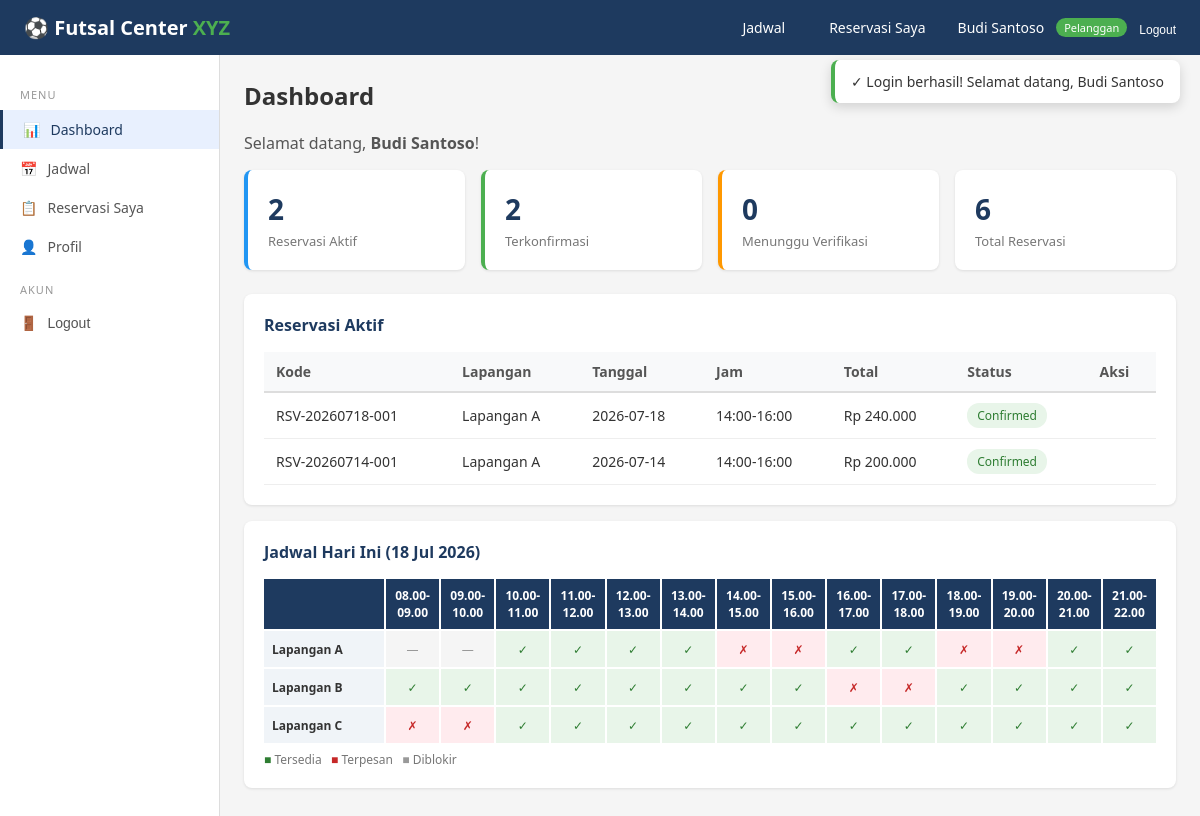
The app's page /pelanggan/dashboard.php (signed in) with its own data.
### tables this page shows
CREATE TABLE users (
    id            INT AUTO_INCREMENT PRIMARY KEY,
    nama          VARCHAR(100)   NOT NULL,
    email         VARCHAR(100)   NOT NULL UNIQUE,
    password      VARCHAR(255)   NOT NULL,
    telepon       VARCHAR(20)    NOT NULL,
    alamat        TEXT           NULL,
    role          ENUM('pelanggan','admin','pemilik') NOT NULL DEFAULT 'pelanggan',
    status        ENUM('active','inactive') NOT NULL DEFAULT 'active',
    created_at    DATETIME       NOT NULL DEFAULT CURRENT_TIMESTAMP,
    updated_at    DATETIME       NOT NULL DEFAULT CURRENT_TIMESTAMP ON UPDATE CURRENT_TIMESTAMP,
    INDEX idx_email (email),
    INDEX idx_role  (role)
);

CREATE TABLE reservasi (
    id              INT AUTO_INCREMENT PRIMARY KEY,
    kode            VARCHAR(30)    NOT NULL UNIQUE,
    pelanggan_id    INT            NOT NULL,
    lapangan_id     INT            NOT NULL,
    tanggal         DATE           NOT NULL,
    jam_mulai       TIME           NOT NULL,
    jam_selesai     TIME           NOT NULL,
    durasi          INT            NOT NULL DEFAULT 1,
    total_biaya     INT            NOT NULL,
    catatan         TEXT           NULL,
    status          ENUM('pending_payment','waiting_verification','confirmed','completed','cancelled') NOT NULL DEFAULT 'pending_payment',
    created_at      DATETIME       NOT NULL DEFAULT CURRENT_TIMESTAMP,
    updated_at      DATETIME       NOT NULL DEFAULT CURRENT_TIMESTAMP ON UPDATE CURRENT_TIMESTAMP,
    FOREIGN KEY (pelanggan_id) REFERENCES users(id) ON DELETE RESTRICT,
    FOREIGN KEY (lapangan_id)  REFERENCES lapangan(id) ON DELETE RESTRICT,
    INDEX idx_kode (kode),
    INDEX idx_tanggal (tanggal),
    INDEX idx_status (status)
);

CREATE TABLE lapangan (
    id              INT AUTO_INCREMENT PRIMARY KEY,
    nama            VARCHAR(50)    NOT NULL,
    deskripsi       VARCHAR(255)   NOT NULL,
    tipe            ENUM('indoor','outdoor') NOT NULL DEFAULT 'indoor',
    tarif_weekday   INT            NOT NULL,
    tarif_weekend   INT            NOT NULL,
    status          ENUM('aktif','nonaktif') NOT NULL DEFAULT 'aktif',
    created_at      DATETIME       NOT NULL DEFAULT CURRENT_TIMESTAMP,
    updated_at      DATETIME       NOT NULL DEFAULT CURRENT_TIMESTAMP ON UPDATE CURRENT_TIMESTAMP
);

### pelanggan/dashboard.php (the view, shortened to what this page needs)
<?php
require_once __DIR__ . '/../includes/layout.php';
renderLayout('pelanggan', 'dashboard', function() {
    $user = currentUser();
    $pdo = db();
    $stmt = $pdo->prepare("SELECT * FROM reservasi WHERE pelanggan_id=? ORDER BY id DESC");
    $stmt->execute([$user['id']]);
    $myResv = $stmt->fetchAll();
    $active = array_filter($myResv, fn($r) => in_array($r['status'], ['pending_payment','waiting_verification','confirmed']));
    $total = count($myResv);
    $confirmed = count(array_filter($myResv, fn($r) => $r['status'] === 'confirmed'));
    $waiting = count(array_filter($myResv, fn($r) => $r['status'] === 'waiting_verification'));
    $jadwal = getScheduleGrid(date('Y-m-d'));
    $lapanganList = $pdo->query("SELECT * FROM lapangan WHERE status='aktif' ORDER BY id")->fetchAll();
    ?>
    <h2 style="margin-bottom:20px;">Dashboard</h2>
    <p style="color:#555; margin-bottom:16px;">Selamat datang, <strong><?php echo sanitize($user['nama']); ?></strong>!</p>
    <div class="stats-grid">
        <div class="stat-card blue"><div class="stat-value"><?php echo count($active); ?></div><div class="stat-label">Reservasi Aktif</div></div>
        <div class="stat-card green"><div class="stat-value"><?php echo $confirmed; ?></div><div class="stat-label">Terkonfirmasi</div></div>
        <div class="stat-card orange"><div class="stat-value"><?php echo $waiting; ?></div><div class="stat-label">Menunggu Verifikasi</div></div>
        <div class="stat-card"><div class="stat-value"><?php echo $total; ?></div><div class="stat-label">Total Reservasi</div></div>
    </div>
    <div class="card">
        <div class="card-header">Reservasi Aktif</div>
        <?php if (empty($active)): ?>
            <p style="color:#999; text-align:center; padding:20px;">Tidak ada reservasi aktif</p>
        <?php else: ?>
            <div class="table-container"><table>
                <tr><th>Kode</th><th>Lapangan</th><th>Tanggal</th><th>Jam</th><th>Total</th><th>Status</th><th>Aksi</th></tr>
                <?php foreach ($active as $r):
                    $lap = null;
                    foreach ($lapanganList as $l) { if ($l['id'] == $r['lapangan_id']) { $lap = $l; break; } }
                ?>
                <tr>
                    <td><?php echo $r['kode']; ?></td>
                    <td><?php echo $lap ? sanitize($lap['nama']) : '-'; ?></td>
                    <td><?php echo $r['tanggal']; ?></td>
                    <td><?php echo substr($r['jam_mulai'],0,5); ?>-<?php echo substr($r['jam_selesai'],0,5); ?></td>
                    <td><?php echo formatRupiah($r['total_biaya']); ?></td>
                    <td><?php echo statusBadge($r['status']); ?></td>
                    <td>
                    </td>
                </tr>
                <?php endforeach; ?>
            </table></div>
        <?php endif; ?>
    </div>
    <div class="card">
        <div class="card-header">Jadwal Hari Ini (<?php echo date('d M Y'); ?>)</div>
        <div class="schedule-grid" style="grid-template-columns: 120px repeat(14, 1fr);">
            <div class="header"></div>
            <?php foreach ($jadwal['slots'] as $slot): ?>
                <div class="header"><?php echo $slot['label']; ?></div>
            <?php endforeach; ?>
            <?php foreach ($jadwal['lapangan'] as $field): ?>
                <div class="field-name"><?php echo sanitize($field['nama']); ?></div>
                <?php foreach ($jadwal['slots'] as $slot):
                    $status = $jadwal['grid'][$field['id']][$slot['start']] ?? 'available';
                    $label = $status === 'available' ? '&#10003;' : ($status === 'booked' ? '&#10007;' : '&mdash;');
                ?>
                    <div class="slot <?php echo $status; ?>"><?php echo $label; ?></div>
                <?php endforeach; ?>
            <?php endforeach; ?>
        </div>
        <p style="margin-top:8px; font-size:12px; color:#777;">
            <span style="color:#2e7d32;">&#9632;</span> Tersedia &nbsp;
            <span style="color:#c62828;">&#9632;</span> Terpesan &nbsp;
            <span style="color:#999;">&#9632;</span> Diblokir
        </p>
    </div>
    <?php
});

### includes/layout.php (shortened to what this page needs)
<?php
require_once __DIR__ . '/../config.php';
function renderLayout($role, $activePage, $contentFn) {
    $user = currentUser();
    $navLinks = '';
    $sidebarItems = [];
    if ($role === 'pelanggan') {
        $navLinks = '
            <a href="pelanggan/jadwal.php">Jadwal</a>
            <a href="pelanggan/reservasi.php">Reservasi Saya</a>
            <div class="nav-user">
                <span class="user-name">' . sanitize($user['nama']) . '</span>
                <span class="user-role">Pelanggan</span>
                <form method="POST" action="proses.php" style="display:inline;">
                    <input type="hidden" name="action" value="logout">
                    <button type="submit" style="background:none;border:none;color:white;font-size:12px;cursor:pointer;">Logout</button>
                </form>
            </div>';
        $sidebarItems = [
            ['page'=>'dashboard', 'icon'=>'&#128202;', 'label'=>'Dashboard', 'href'=>'pelanggan/dashboard.php'],
            ['page'=>'jadwal', 'icon'=>'&#128197;', 'label'=>'Jadwal', 'href'=>'pelanggan/jadwal.php'],
            ['page'=>'reservasi', 'icon'=>'&#128203;', 'label'=>'Reservasi Saya', 'href'=>'pelanggan/reservasi.php'],
            ['page'=>'profil', 'icon'=>'&#128100;', 'label'=>'Profil', 'href'=>'pelanggan/profil.php'],
        ];
    }
    ?>
    <!DOCTYPE html>
    <html lang="id">
    <head>
        <link rel="stylesheet" href="styles.css">
    </head>
    <body>
    <div id="toast-container" class="toast-container">
        <?php $flash = getFlash(); if ($flash): ?>
            <div class="toast <?php echo $flash['type']; ?>">
                <?php echo ($flash['type']==='success'?'&#10003;':($flash['type']==='error'?'&#10007;':'&#8505;')); ?>
                <?php echo sanitize($flash['message']); ?>
            </div>
        <?php endif; ?>
    </div>
    <nav class="navbar">
        <div class="logo"><a href="index.php" style="color:white;text-decoration:none;">&#9917; Futsal Center <span>XYZ</span></a></div>
        <div class="nav-links"><?php echo $navLinks; ?></div>
    </nav>
    <div class="layout">
        <div class="sidebar">
            <div class="menu-section">Menu</div>
            <?php foreach ($sidebarItems as $item): ?>
                <?php if (isset($item['section'])): ?>
                    <div class="menu-section"><?php echo $item['section']; ?></div>
                <?php else: ?>
                    <div class="menu-item <?php echo ($activePage === $item['page']) ? 'active' : ''; ?>">
                        <a href="<?php echo $item['href']; ?>" style="text-decoration:none;color:inherit;display:flex;align-items:center;gap:10px;">
                            <span><?php echo $item['icon']; ?></span> <?php echo $item['label']; ?>
                        </a>
                    </div>
                <?php endif; ?>
            <?php endforeach; ?>
            <div class="menu-section">Akun</div>
            <div class="menu-item">
                <form method="POST" action="proses.php" style="display:inline;">
                    <button type="submit" style="background:none;border:none;cursor:pointer;font-size:14px;color:#555;display:flex;align-items:center;gap:10px;">
                        <span>&#128682;</span> Logout
                    </button>
                </form>
            </div>
        </div>
        <div class="main-content">
            <?php $contentFn(); ?>
        </div>
    </div>
    </body>
    </html>
    <?php
}

### config.php (shortened to what this page needs)
<?php
function db() {
    static $pdo = null;
    if ($pdo === null) {
        try {
            $pdo = new PDO(
                "mysql:host=" . DB_HOST . ";dbname=" . DB_NAME . ";charset=utf8mb4",
                DB_USER, DB_PASS,
                [PDO::ATTR_ERRMODE => PDO::ERRMODE_EXCEPTION,
                 PDO::ATTR_DEFAULT_FETCH_MODE => PDO::FETCH_ASSOC,
                 PDO::ATTR_EMULATE_PREPARES => false]
            );
        } catch (PDOException $e) {
            die("Koneksi database gagal. Pastikan MySQL berjalan dan database 'futsal_xyz' sudah diimport.<br>Error: " . $e->getMessage());
        }
    }
    return $pdo;
}
function isLoggedIn() {
    return isset($_SESSION['user_id']);
}
function currentUser() {
    $stmt = db()->prepare("SELECT * FROM users WHERE id = ?");
    $stmt->execute([$_SESSION['user_id']]);
    return $stmt->fetch();
}
function sanitize($str) {
    return htmlspecialchars(trim($str), ENT_QUOTES, 'UTF-8');
}
function formatRupiah($n) {
    return 'Rp ' . number_format($n, 0, ',', '.');
}
function getTimeSlots() {
    $slots = [];
    for ($h = 8; $h < 22; $h++) {
        $slots[] = [
            'start' => sprintf('%02d:00', $h),
            'end'   => sprintf('%02d:00', $h + 1),
            'label' => sprintf('%02d.00-%02d.00', $h, $h + 1)
        ];
    }
    return $slots;
}
function statusBadge($status) {
    $map = [
        'pending_payment'      => ['badge-warning', 'Pending Payment'],
        'waiting_verification' => ['badge-info', 'Waiting Verification'],
        'confirmed'            => ['badge-success', 'Confirmed'],
        'completed'            => ['badge-success', 'Completed'],
        'cancelled'            => ['badge-danger', 'Cancelled'],
    ];
    [$cls, $label] = $map[$status] ?? ['badge-secondary', $status];
    return "<span class=\"badge {$cls}\">{$label}</span>";
}
function getFlash() {
    if (isset($_SESSION['flash'])) {
        $flash = $_SESSION['flash'];
        return $flash;
    }
    return null;
}
function getScheduleGrid($tanggal) {
    $pdo = db();
    $lapangan = $pdo->query("SELECT * FROM lapangan WHERE status='aktif' ORDER BY id")->fetchAll();
    $stmt = $pdo->prepare("SELECT lapangan_id, jam_mulai, jam_selesai FROM reservasi WHERE tanggal=? AND status NOT IN ('cancelled')");
    $stmt->execute([$tanggal]);
    $reservasi = $stmt->fetchAll();
    $stmt = $pdo->prepare("SELECT lapangan_id, jam_mulai, jam_selesai FROM slot_blocked WHERE tanggal=?");
    $stmt->execute([$tanggal]);
    $blocked = $stmt->fetchAll();
    $slots = getTimeSlots();
    $grid = [];
    foreach ($lapangan as $field) {
        $fid = $field['id'];
        $grid[$fid] = [];
        foreach ($slots as $slot) {
            $status = 'available';
            foreach ($blocked as $b) {
                if ($b['lapangan_id'] == $fid && $slot['start'] >= substr($b['jam_mulai'],0,5) && $slot['start'] < substr($b['jam_selesai'],0,5)) {
                    $status = 'blocked'; break;
                }
            }
            if ($status === 'available') {
                foreach ($reservasi as $r) {
                    if ($r['lapangan_id'] == $fid && $slot['start'] >= substr($r['jam_mulai'],0,5) && $slot['start'] < substr($r['jam_selesai'],0,5)) {
                        $status = 'booked'; break;
                    }
                }
            }
            $grid[$fid][$slot['start']] = $status;
        }
    }
    return ['lapangan' => $lapangan, 'slots' => $slots, 'grid' => $grid];
}

### records on screen
users: nama "Budi Santoso"
reservasi: kode "RSV-20260718-001", lapangan.nama "Lapangan A", tanggal "2026-07-18", jam_mulai "14:00", jam_selesai "16:00", total_biaya "Rp 240.000"
reservasi: kode "RSV-20260714-001", lapangan.nama "Lapangan A", tanggal "2026-07-14", jam_mulai "14:00", jam_selesai "16:00", total_biaya "Rp 200.000"
lapangan: nama "Lapangan A", id "—", id "✓", id "✗"
lapangan: nama "Lapangan B", id "✓", id "✗"
lapangan: nama "Lapangan C", id "✗", id "✓"

### other values on screen
$flash['message'] "Login berhasil! Selamat datang, Budi Santoso"
$item['icon'] "📊"
$item['label'] "Dashboard"
$item['icon'] "📅"
$item['label'] "Jadwal"
$item['icon'] "📋"
$item['label'] "Reservasi Saya"
$item['icon'] "👤"
$item['label'] "Profil"
count($active) "2"
$confirmed "2"
$waiting "0"
$total "6"
$slot['label'] "08.00-09.00"
$slot['label'] "09.00-10.00"
